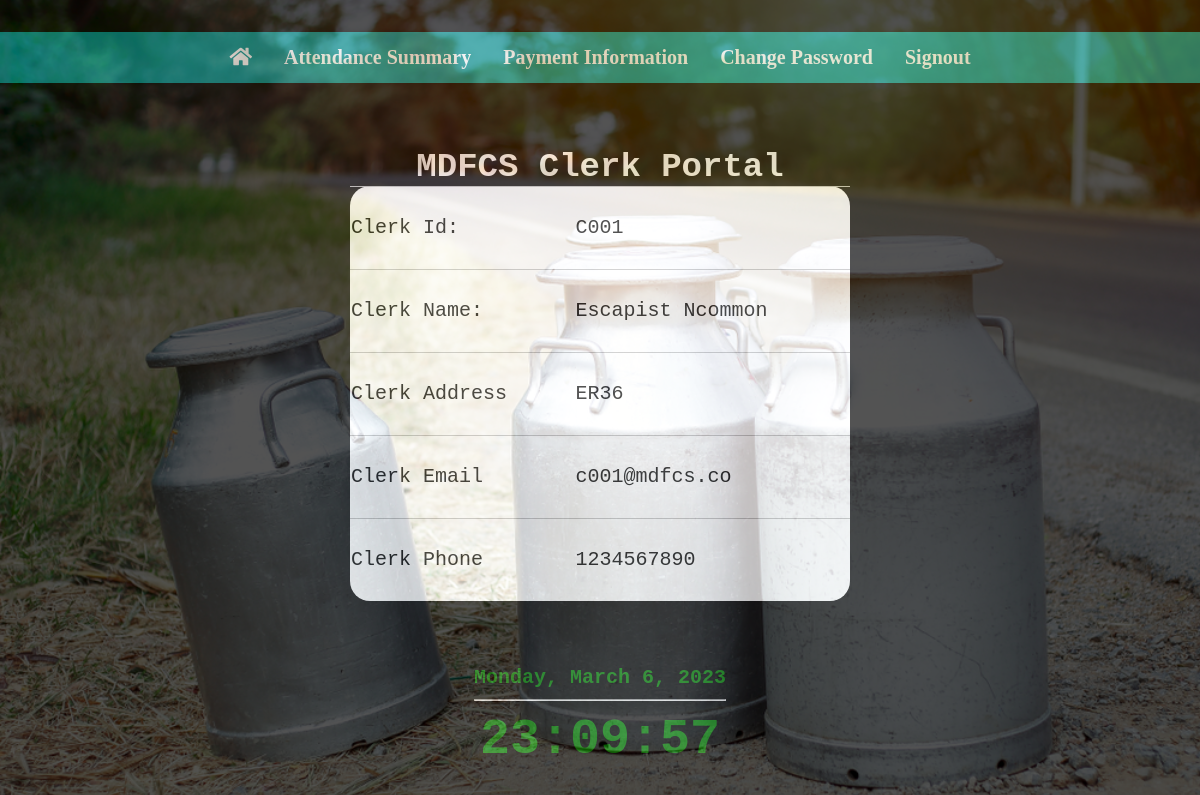
The app's page /home (signed in) with its own data.
### Clerk Portal.py (models this page shows)
class Clerks(db.Model):
    clerk_id = db.Column(db.String(20), primary_key=True)
    clerk_fname = db.Column(db.String(20))
    clerk_sname = db.Column(db.String(20))
    clerk_email = db.Column(db.String(30), unique=True)
    clerk_address = db.Column(db.String(20))
    clerk_phone = db.Column(db.String(10), unique=True)

### Clerk Portal.py (the view)
@app.route("/home")
def home():
    if "clerkusername" in session:
        clerkusername = session["clerkusername"]
        c_id = ClerkPortal.query.filter_by(clerk_username=clerkusername).first().clerk_id
        records = Clerks.query.filter_by(clerk_id=c_id).first()
        return render_template("webhome.html", records=records, title="Home")
    else:
        return redirect(url_for("clerk_signin"))

### templates/webhome.html
{% extends "Clerk_base.html" %}
{% block content %}
<table style="width: 500px;">
    <caption>MDFCS Clerk Portal</caption>
    <tr>
        <td>Clerk Id:</td>
        <td>{{records.clerk_id}} </td>
    </tr>
    <tr>
        <td>Clerk Name:</td>
        <td>{{records.clerk_sname +" "+ records.clerk_fname}} </td>
    </tr>
    <tr>
        <td>Clerk Address</td>
        <td>{{records.clerk_address}} </td>
    </tr>
    <tr>
        <td>Clerk Email</td>
        <td>{{records.clerk_email}} </td>
    </tr>
    <tr>
        <td>Clerk Phone</td>
        <td>{{records.clerk_phone}} </td>
    </tr>
</table>
{% endblock %}

### static/base_style.css (style rules this page uses)
html, body { min-height: 100%; }
body { text-align: center; background: rgba(0,0,255,0.5) url("can.png") no-repeat; font-size: 20px; font-family: 'Times New Roman', Times, serif; background-size: cover; opacity: 75%; }
table { border:1px; border-collapse: collapse; border-radius: 20px; margin:auto; width:80%; text-align: left; align-self:center; font-family: 'Courier New', Courier, monospace; background-color: white; }
tr { border-top: 1px solid silver; }
td { height: 80px; }
caption { font-size: 34px; font-weight: bold; color:white; }

### records on screen
Clerks: clerk_id "C001", clerk_sname+clerk_fname "Escapist Ncommon", clerk_address "ER36", clerk_email "c001@mdfcs.co", clerk_phone "1234567890"
